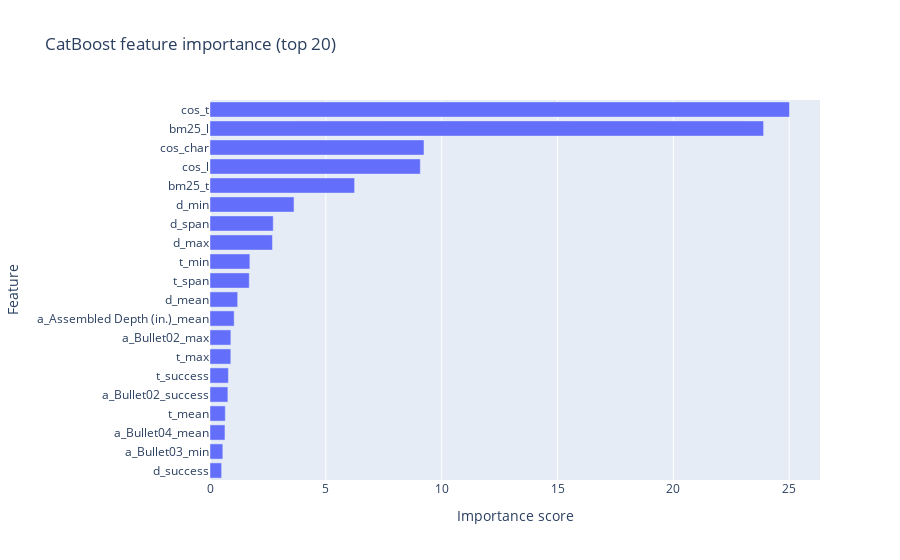

Write notebook code for a chart like this one.
### Code cell
plot_catboost_importance(key_mdl, feature_names, top_n=20)

### Figure 1 — Plotly figure (JSON) as saved in the notebook; plotly's stock layout.template omitted (floating-point values rounded to 4 significant figures)
{"data": [{"hovertemplate": "importance=%{x}<br>feature=%{y}<extra></extra>", "legendgroup": "", "marker": {"color": "#636efa", "pattern": {"shape": ""}}, "name": "", "orientation": "h", "showlegend": false, "textposition": "auto", "type": "bar", "x": [0.5018, 0.5538, 0.646, 0.66, 0.7719, 0.7948, 0.8977, 0.9006, 1.044, 1.195, 1.695, 1.721, 2.696, 2.73, 3.627, 6.242, 9.078, 9.236, 23.9, 25.01], "xaxis": "x", "y": ["d_success", "a_Bullet03_min", "a_Bullet04_mean", "t_mean", "a_Bullet02_success", "t_success", "t_max", "a_Bullet02_max", "a_Assembled Depth (in.)_mean", "d_mean", "t_span", "t_min", "d_max", "d_span", "d_min", "bm25_t", "cos_l", "cos_char", "bm25_l", "cos_t"], "yaxis": "y"}], "layout": {"barmode": "relative", "legend": {"tracegroupgap": 0}, "title": {"text": "CatBoost feature importance (top 20)"}, "xaxis": {"anchor": "y", "domain": [0, 1], "title": {"text": "Importance score"}}, "yaxis": {"anchor": "x", "categoryorder": "total ascending", "domain": [0, 1], "title": {"text": "Feature"}}}}
